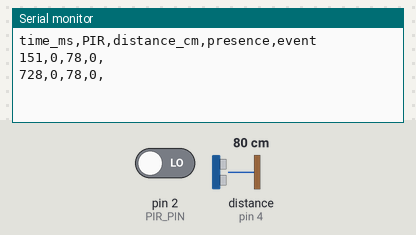
A sketch run on a simulated Arduino Uno, built with avr-gcc and run on an emulated ATmega328P. On the bench: the last lines printed to the serial monitor. Wiring (inferred from the names in the program): ultrasonic range finder: trigger pin 3; echo pin 4. The inputs (shaded band) are chosen by the test bench; at power-on: pin 2 (PIR_PIN) LOW, distance to the obstacle (sensor on pin 4) 80 cm. The echo pulse lasts 58.3 µs per cm.

Above: at 1.2 s.
1.3 s: pin 2 (PIR_PIN) driven HIGH
At 2.2 s:
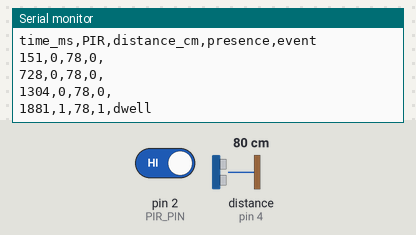
3.9 s: distance to the obstacle (sensor on pin 4) set to 2 cm
At 4.6 s:
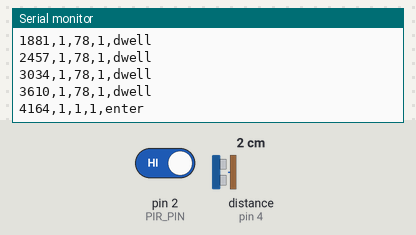
5.6 s: distance to the obstacle (sensor on pin 4) set to 35 cm
At 6.3 s:
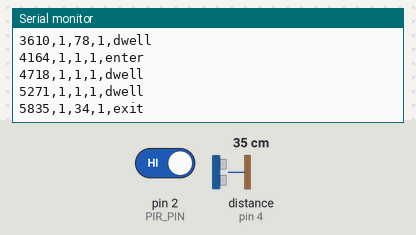
7.3 s: pin 2 (PIR_PIN) driven LOW
At 8.0 s:
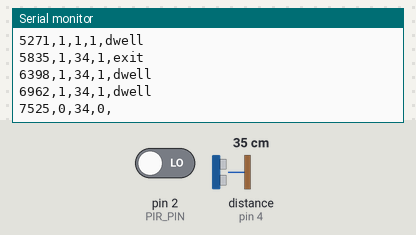
Timing chart, 0 to 9.8 s (numbered marks = the images above; inputs shaded):
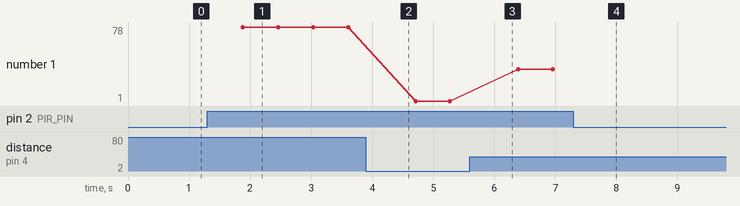

The sketch:

week_9arduino.ino
```cpp
// Smart Occupancy Logger: PIR + HC-SR04 (Arduino Uno/Nano)
// Pins: PIR OUT->D2, HC-SR04 TRIG->D3, ECHO->D4, +5V/GND to both
#define PIR_PIN 2
#define TRIG_PIN 3
#define ECHO_PIN 4

long readDistCM(){
  long v[5];
  for(int i=0;i<5;i++){
    digitalWrite(TRIG_PIN, LOW); delayMicroseconds(2);
    digitalWrite(TRIG_PIN, HIGH); delayMicroseconds(10);
    digitalWrite(TRIG_PIN, LOW);
    long us = pulseIn(ECHO_PIN, HIGH, 30000); // timeout 30ms
    v[i] = (us==0)? 9999 : (long)(us*0.034/2); // cm
    delay(10);
  }
  // median-of-5
  for(int i=0;i<5;i++) for(int j=i+1;j<5;j++) if(v[j]<v[i]){ long t=v[i]; v[i]=v[j]; v[j]=t; }
  return v[2];
}

unsigned long last_t=0; long last_d=0;

void setup(){
  pinMode(PIR_PIN, INPUT);
  pinMode(TRIG_PIN, OUTPUT);
  pinMode(ECHO_PIN, INPUT);
  Serial.begin(9600);
  Serial.println("time_ms,PIR,distance_cm,presence,event");
  last_d = readDistCM(); last_t = millis();
}

void loop(){
  int pir = digitalRead(PIR_PIN);
  long d  = readDistCM();
  int presence = (pir==HIGH && d < 120) ? 1 : 0;

  String event = "";
  long dd = last_d - d; // +ve = approaching
  if(pir==HIGH){
    if(dd > 20) event = "enter";
    else if(dd < -20) event = "exit";
    else if(presence) event = "dwell";
  }

  Serial.print(millis()); Serial.print(",");
  Serial.print(pir);     Serial.print(",");
  Serial.print(d);       Serial.print(",");
  Serial.print(presence);Serial.print(",");
  Serial.println(event);

  last_d = d; last_t = millis();
  delay(500);
}
```

Measured:
- after the input at 1.3 s, the serial monitor: prints a new line after 0.58 s (image 1)
- after the input at 3.9 s, the serial monitor: prints a new line after 0.27 s (image 2)
- after the input at 5.6 s, the serial monitor: prints a new line after 0.24 s (image 3)
- after the input at 7.3 s, the serial monitor: prints a new line after 0.23 s (image 4)
- plotted number 1: 1 → 34 after the input at 5.6 s
